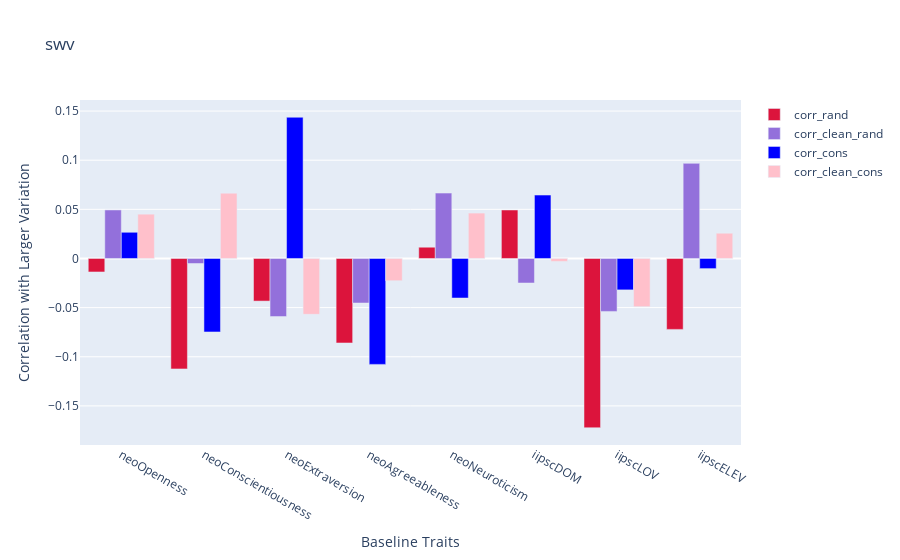

Here is the notebook cell this chart was saved with:
### Code cell
multiplot('swv')

### Figure 1 — Plotly figure (JSON) as saved in the notebook; plotly's stock layout.template omitted (floating-point values rounded to 4 significant figures)
{"data": [{"marker": {"color": "Crimson", "showscale": false}, "name": "corr_rand", "type": "bar", "x": ["neoOpenness", "neoConscientiousness", "neoExtraversion", "neoAgreeableness", "neoNeuroticism", "iipscDOM", "iipscLOV", "iipscELEV"], "y": [-0.01374, -0.1124, -0.04337, -0.08597, 0.01143, 0.04933, -0.1722, -0.07215]}, {"marker": {"color": "MediumPurple", "showscale": false}, "name": "corr_clean_rand", "type": "bar", "x": ["neoOpenness", "neoConscientiousness", "neoExtraversion", "neoAgreeableness", "neoNeuroticism", "iipscDOM", "iipscLOV", "iipscELEV"], "y": [0.04937, -0.005123, -0.05911, -0.04532, 0.06654, -0.02496, -0.05389, 0.09676]}, {"marker": {"color": "Blue", "showscale": false}, "name": "corr_cons", "type": "bar", "x": ["neoOpenness", "neoConscientiousness", "neoExtraversion", "neoAgreeableness", "neoNeuroticism", "iipscDOM", "iipscLOV", "iipscELEV"], "y": [0.02665, -0.07475, 0.1437, -0.1078, -0.04024, 0.06451, -0.03196, -0.01033]}, {"marker": {"color": "Pink", "showscale": false}, "name": "corr_clean_cons", "type": "bar", "x": ["neoOpenness", "neoConscientiousness", "neoExtraversion", "neoAgreeableness", "neoNeuroticism", "iipscDOM", "iipscLOV", "iipscELEV"], "y": [0.04507, 0.06644, -0.05682, -0.02264, 0.04618, -0.00303, -0.04906, 0.02568]}], "layout": {"title": {"text": "swv"}, "xaxis": {"title": {"text": "Baseline Traits"}}, "yaxis": {"title": {"text": "Correlation with Larger Variation"}}}}
